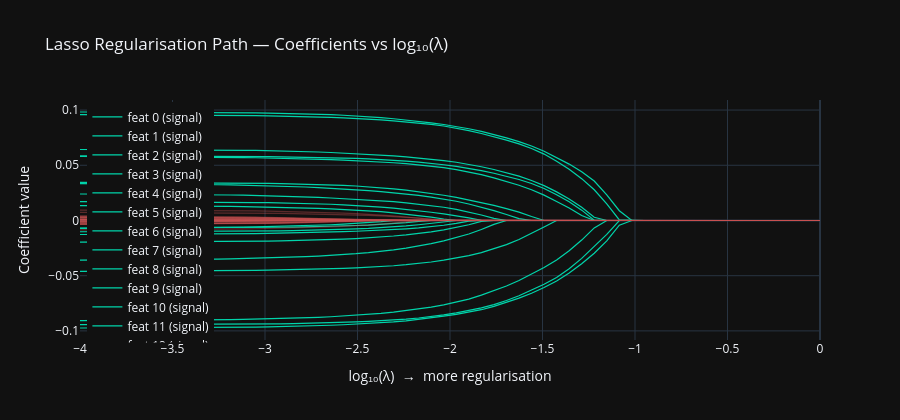

Source (notebook cell):
### Code cell
# ── Lasso regularisation path (lambda sweep) ──────────────────────────────────
alphas     = np.logspace(-4, 0, 60)
coef_paths = np.zeros((len(alphas), N_FEATURES))

for i, a in enumerate(alphas):
    mdl = Lasso(alpha=a, max_iter=10000).fit(Xtr_s, y_tr)
    coef_paths[i] = mdl.coef_

fig = go.Figure()
for j in range(N_FEATURES):
    color = '#00d4aa' if j < N_SIGNAL else 'rgba(200,80,80,0.4)'
    name  = f'feat {j} (signal)' if j < N_SIGNAL else (f'feat {j} (noise)' if j == N_SIGNAL else None)
    show  = j < N_SIGNAL or j == N_SIGNAL  # only first noise trace in legend
    fig.add_trace(go.Scatter(
        x=np.log10(alphas), y=coef_paths[:, j],
        mode='lines', line=dict(color=color, width=1.2),
        name=name, showlegend=show
    ))

fig.update_layout(
    template='plotly_dark', height=420,
    title='Lasso Regularisation Path — Coefficients vs log₁₀(λ)',
    xaxis_title='log₁₀(λ)  →  more regularisation',
    yaxis_title='Coefficient value',
    legend=dict(x=0.01, y=0.99)
)
fig.show()
print('Green lines = true signal features | Red lines = noise features')
print('As λ increases, noise features are zeroed out first.')
